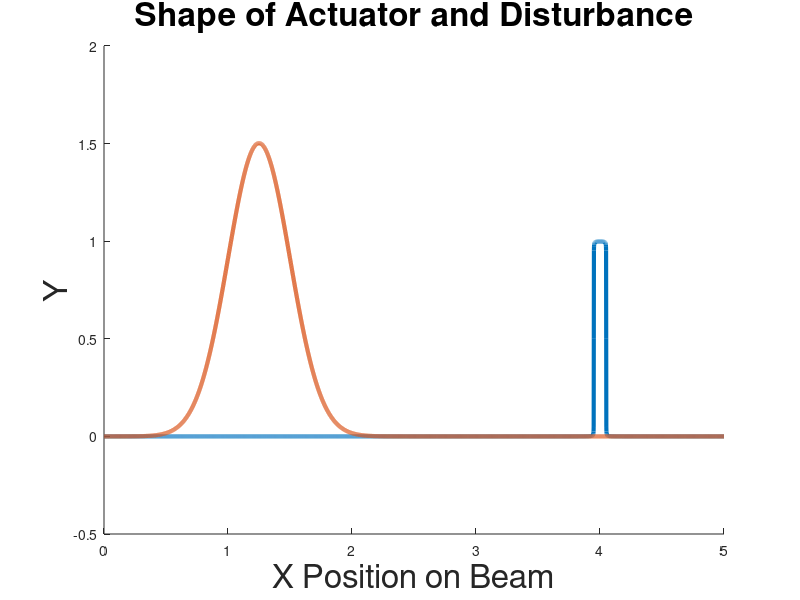

MATLAB code for this plot:
clf;clc;clear;
Length            = 5; %0.4573        ;%length
NumNode           = 10000  ;%number of modes
Stiffness         = 0.491; %0.491      ;
MassDensity       = 0.093; %  0.093
DampingVis        = 0.0013;%0.0013     ;
DampingKV         = 0.0000649;%0.00000000000649  ;%0.0000649 
ActLoc            = Length*0.8 ; 
SenLoc            = Length*0.7 ; 
ActWidth          = Length*0.01; % 0.01
SenWidth          = Length*0.01;
StateWeight       = 1          ;%state weight in the cost function
ControlWeight     = 1          ;%control weight in the cost function, must be one for unitary assumpt of zhou for Riccaties page 376
DisturbanceEnergy = 1000          ;
DisturbanceMean   = Length*0.25 ;%disturbance is a gaussian function
DisturbanceVar    = Length*0.05;
DistWeightOnMeasurement = 1    ; % must be one for unitary assumption of zhou page 376
NumLoc            = 100;        

L = Length;
DisturbanceWidth = DisturbanceVar;
dx   = 0.001;
x    = 0:dx:L;

a = zeros(1,NumNode);
for n=1:NumNode
    a(n) = (2/(n*pi))*(cos((n*pi/L)*(ActLoc-ActWidth)) - cos((n*pi/L)*(ActLoc+ActWidth)));
end
sensor = zeros(1,length(x));
for n=1:NumNode
    sensor = sensor + a(n)*sin((n*pi/L)*x);
end

Disutrbance    = exp((-1/2)*((x-DisturbanceMean)/DisturbanceWidth).^2); %Disturbance a normalized gaussian function
Disutrbance    = Disutrbance/(norm(Disutrbance)*sqrt(dx));          %Normalizing L2 norm to one


hold;
plot(x,sensor,'LineWidth',3)
plot(x,Disutrbance,'LineWidth',3);
hold off;
xlabel('X Position on Beam');
ylabel('Y');
title('Shape of Actuator and Disturbance');
set(findall(gcf,'type','text'),'fontSize',24);
